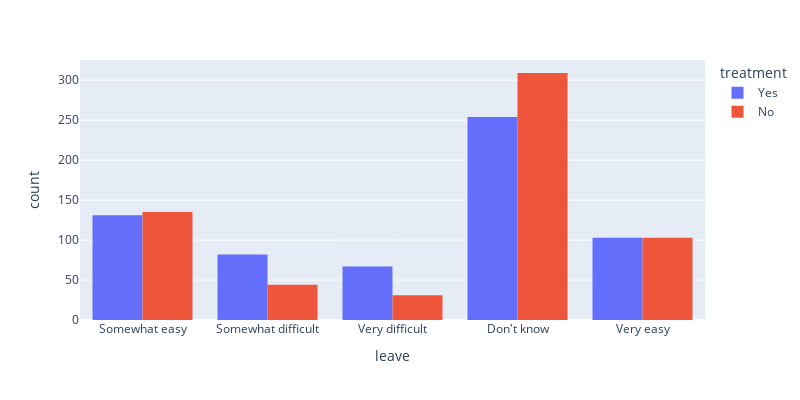

This figure's notebook cell:
### Markdown cell above
How easy is it for you to take medical leave for a mental health condition?

### Code cell
px.histogram(data, x = 'leave',color='treatment',barmode='group', width=800, height=400)

### Figure 1 — Plotly figure (JSON) as saved in the notebook; plotly's stock layout.template omitted (floating-point values rounded to 4 significant figures; data arrays with more than 128 entries replaced by an {"elided": "..."} marker saying what was removed)
{"data": [{"alignmentgroup": "True", "bingroup": "x", "hovertemplate": "treatment=Yes<br>leave=%{x}<br>count=%{y}<extra></extra>", "legendgroup": "Yes", "marker": {"color": "#636efa", "pattern": {"shape": ""}}, "name": "Yes", "offsetgroup": "Yes", "orientation": "v", "showlegend": true, "type": "histogram", "x": {"elided": "637 str values"}, "xaxis": "x", "yaxis": "y"}, {"alignmentgroup": "True", "bingroup": "x", "hovertemplate": "treatment=No<br>leave=%{x}<br>count=%{y}<extra></extra>", "legendgroup": "No", "marker": {"color": "#EF553B", "pattern": {"shape": ""}}, "name": "No", "offsetgroup": "No", "orientation": "v", "showlegend": true, "type": "histogram", "x": {"elided": "622 str values"}, "xaxis": "x", "yaxis": "y"}], "layout": {"barmode": "group", "height": 400, "legend": {"title": {"text": "treatment"}, "tracegroupgap": 0}, "margin": {"t": 60}, "width": 800, "xaxis": {"anchor": "y", "domain": [0, 1], "title": {"text": "leave"}}, "yaxis": {"anchor": "x", "domain": [0, 1], "title": {"text": "count"}}}}
